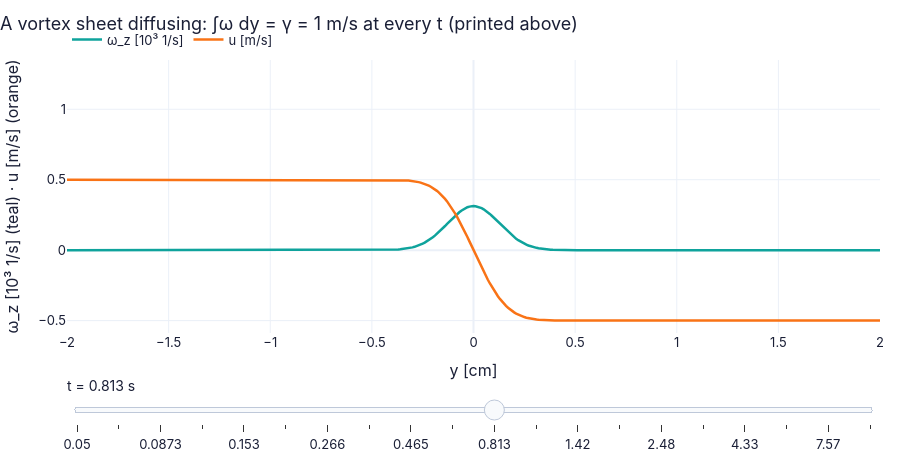

Notebook cell for this chart:
### Markdown cell above
**What does the code above do?**

1. The closed form for three times: the total ∫ω dy = 1.000000 m/s = γ every time; the peak falls as $1/\sqrt t$ —
   892.1, 282.1 and 89.2 s⁻¹; far away the velocity is ∓γ/2 = ∓0.5 m/s.
2. An independent finite-difference (FTCS) solution of the same diffusion equation, started from the exact profile at
   0.1 s, agrees with the exact profile at 1 s to about 10⁻⁵ of the peak (8×10⁻⁶ on the full grid; 3×10⁻⁵ on the
   coarser grid of a FAST run).

### Code cell
ys = np.linspace(-0.02, 0.02, 401)                                   # ±2 cm [m]


def sheet(t):                                                        # time [s] → the two profiles
    u, w = ch05.diffusing_vortex_sheet(ys, t, 1.0, 1e-6)             # γ = 1 m/s, ν = 1e-6 m²/s
    return {"ω_z [10³ 1/s]": (ys*100, w/1e3), "u [m/s]": (ys*100, u)}   # y in cm on the x-axis


fig = slider_figure(sheet, "t", np.geomspace(0.05, 10, 20 if not FAST else 10), unit="s", xlabel="y [cm]",  # precompute every slider position
                    ylabel="ω_z [10³ 1/s] (teal) · u [m/s] (orange)",
                    title="A vortex sheet diffusing: ∫ω dy = γ = 1 m/s at every t (printed above)")  # the message of the figure
recolor(fig, {"ω_z [10³ 1/s]": COLORS["teal"], "u [m/s]": COLORS["orange"]})                        # house colours by trace name
fig.show()                                                                                          # draw it (works on the web page too)

### Figure 1 — Plotly figure (JSON) as saved in the notebook; plotly's stock layout.template omitted (floating-point values rounded to 4 significant figures; data arrays with more than 128 entries replaced by an {"elided": "..."} marker saying what was removed)
{"data": [{"hovertemplate": "ω_z [10³ 1/s]: %{y:.4g}<extra>t = 0.05 s</extra>", "line": {"color": "#0fa39c", "width": 2.5}, "marker": {"color": "#0fa39c"}, "mode": "lines", "name": "ω_z [10³ 1/s]", "type": "scatter", "visible": false, "x": {"elided": "401 float values"}, "y": {"elided": "401 float values"}}, {"hovertemplate": "u [m/s]: %{y:.4g}<extra>t = 0.05 s</extra>", "line": {"color": "#f97316", "width": 2.5}, "marker": {"color": "#f97316"}, "mode": "lines", "name": "u [m/s]", "type": "scatter", "visible": false, "x": {"elided": "401 float values"}, "y": {"elided": "401 float values"}}, {"hovertemplate": "ω_z [10³ 1/s]: %{y:.4g}<extra>t = 0.0661 s</extra>", "line": {"color": "#0fa39c", "width": 2.5}, "marker": {"color": "#0fa39c"}, "mode": "lines", "name": "ω_z [10³ 1/s]", "type": "scatter", "visible": false, "x": {"elided": "401 float values"}, "y": {"elided": "401 float values"}}, {"hovertemplate": "u [m/s]: %{y:.4g}<extra>t = 0.0661 s</extra>", "line": {"color": "#f97316", "width": 2.5}, "marker": {"color": "#f97316"}, "mode": "lines", "name": "u [m/s]", "type": "scatter", "visible": false, "x": {"elided": "401 float values"}, "y": {"elided": "401 float values"}}, {"hovertemplate": "ω_z [10³ 1/s]: %{y:.4g}<extra>t = 0.0873 s</extra>", "line": {"color": "#0fa39c", "width": 2.5}, "marker": {"color": "#0fa39c"}, "mode": "lines", "name": "ω_z [10³ 1/s]", "type": "scatter", "visible": false, "x": {"elided": "401 float values"}, "y": {"elided": "401 float values"}}, {"hovertemplate": "u [m/s]: %{y:.4g}<extra>t = 0.0873 s</extra>", "line": {"color": "#f97316", "width": 2.5}, "marker": {"color": "#f97316"}, "mode": "lines", "name": "u [m/s]", "type": "scatter", "visible": false, "x": {"elided": "401 float values"}, "y": {"elided": "401 float values"}}, {"hovertemplate": "ω_z [10³ 1/s]: %{y:.4g}<extra>t = 0.115 s</extra>", "line": {"color": "#0fa39c", "width": 2.5}, "marker": {"color": "#0fa39c"}, "mode": "lines", "name": "ω_z [10³ 1/s]", "type": "scatter", "visible": false, "x": {"elided": "401 float values"}, "y": {"elided": "401 float values"}}, {"hovertemplate": "u [m/s]: %{y:.4g}<extra>t = 0.115 s</extra>", "line": {"color": "#f97316", "width": 2.5}, "marker": {"color": "#f97316"}, "mode": "lines", "name": "u [m/s]", "type": "scatter", "visible": false, "x": {"elided": "401 float values"}, "y": {"elided": "401 float values"}}, {"hovertemplate": "ω_z [10³ 1/s]: %{y:.4g}<extra>t = 0.153 s</extra>", "line": {"color": "#0fa39c", "width": 2.5}, "marker": {"color": "#0fa39c"}, "mode": "lines", "name": "ω_z [10³ 1/s]", "type": "scatter", "visible": false, "x": {"elided": "401 float values"}, "y": {"elided": "401 float values"}}, {"hovertemplate": "u [m/s]: %{y:.4g}<extra>t = 0.153 s</extra>", "line": {"color": "#f97316", "width": 2.5}, "marker": {"color": "#f97316"}, "mode": "lines", "name": "u [m/s]", "type": "scatter", "visible": false, "x": {"elided": "401 float values"}, "y": {"elided": "401 float values"}}, {"hovertemplate": "ω_z [10³ 1/s]: %{y:.4g}<extra>t = 0.202 s</extra>", "line": {"color": "#0fa39c", "width": 2.5}, "marker": {"color": "#0fa39c"}, "mode": "lines", "name": "ω_z [10³ 1/s]", "type": "scatter", "visible": false, "x": {"elided": "401 float values"}, "y": {"elided": "401 float values"}}, {"hovertemplate": "u [m/s]: %{y:.4g}<extra>t = 0.202 s</extra>", "line": {"color": "#f97316", "width": 2.5}, "marker": {"color": "#f97316"}, "mode": "lines", "name": "u [m/s]", "type": "scatter", "visible": false, "x": {"elided": "401 float values"}, "y": {"elided": "401 float values"}}, {"hovertemplate": "ω_z [10³ 1/s]: %{y:.4g}<extra>t = 0.266 s</extra>", "line": {"color": "#0fa39c", "width": 2.5}, "marker": {"color": "#0fa39c"}, "mode": "lines", "name": "ω_z [10³ 1/s]", "type": "scatter", "visible": false, "x": {"elided": "401 float values"}, "y": {"elided": "401 float values"}}, {"hovertemplate": "u [m/s]: %{y:.4g}<extra>t = 0.266 s</extra>", "line": {"color": "#f97316", "width": 2.5}, "marker": {"color": "#f97316"}, "mode": "lines", "name": "u [m/s]", "type": "scatter", "visible": false, "x": {"elided": "401 float values"}, "y": {"elided": "401 float values"}}, {"hovertemplate": "ω_z [10³ 1/s]: %{y:.4g}<extra>t = 0.352 s</extra>", "line": {"color": "#0fa39c", "width": 2.5}, "marker": {"color": "#0fa39c"}, "mode": "lines", "name": "ω_z [10³ 1/s]", "type": "scatter", "visible": false, "x": {"elided": "401 float values"}, "y": {"elided": "401 float values"}}, {"hovertemplate": "u [m/s]: %{y:.4g}<extra>t = 0.352 s</extra>", "line": {"color": "#f97316", "width": 2.5}, "marker": {"color": "#f97316"}, "mode": "lines", "name": "u [m/s]", "type": "scatter", "visible": false, "x": {"elided": "401 float values"}, "y": {"elided": "401 float values"}}, {"hovertemplate": "ω_z [10³ 1/s]: %{y:.4g}<extra>t = 0.465 s</extra>", "line": {"color": "#0fa39c", "width": 2.5}, "marker": {"color": "#0fa39c"}, "mode": "lines", "name": "ω_z [10³ 1/s]", "type": "scatter", "visible": false, "x": {"elided": "401 float values"}, "y": {"elided": "401 float values"}}, {"hovertemplate": "u [m/s]: %{y:.4g}<extra>t = 0.465 s</extra>", "line": {"color": "#f97316", "width": 2.5}, "marker": {"color": "#f97316"}, "mode": "lines", "name": "u [m/s]", "type": "scatter", "visible": false, "x": {"elided": "401 float values"}, "y": {"elided": "401 float values"}}, {"hovertemplate": "ω_z [10³ 1/s]: %{y:.4g}<extra>t = 0.615 s</extra>", "line": {"color": "#0fa39c", "width": 2.5}, "marker": {"color": "#0fa39c"}, "mode": "lines", "name": "ω_z [10³ 1/s]", "type": "scatter", "visible": false, "x": {"elided": "401 float values"}, "y": {"elided": "401 float values"}}, {"hovertemplate": "u [m/s]: %{y:.4g}<extra>t = 0.615 s</extra>", "line": {"color": "#f97316", "width": 2.5}, "marker": {"color": "#f97316"}, "mode": "lines", "name": "u [m/s]", "type": "scatter", "visible": false, "x": {"elided": "401 float values"}, "y": {"elided": "401 float values"}}, {"hovertemplate": "ω_z [10³ 1/s]: %{y:.4g}<extra>t = 0.813 s</extra>", "line": {"color": "#0fa39c", "width": 2.5}, "marker": {"color": "#0fa39c"}, "mode": "lines", "name": "ω_z [10³ 1/s]", "type": "scatter", "visible": true, "x": {"elided": "401 float values"}, "y": {"elided": "401 float values"}}, {"hovertemplate": "u [m/s]: %{y:.4g}<extra>t = 0.813 s</extra>", "line": {"color": "#f97316", "width": 2.5}, "marker": {"color": "#f97316"}, "mode": "lines", "name": "u [m/s]", "type": "scatter", "visible": true, "x": {"elided": "401 float values"}, "y": {"elided": "401 float values"}}, {"hovertemplate": "ω_z [10³ 1/s]: %{y:.4g}<extra>t = 1.07 s</extra>", "line": {"color": "#0fa39c", "width": 2.5}, "marker": {"color": "#0fa39c"}, "mode": "lines", "name": "ω_z [10³ 1/s]", "type": "scatter", "visible": false, "x": {"elided": "401 float values"}, "y": {"elided": "401 float values"}}, {"hovertemplate": "u [m/s]: %{y:.4g}<extra>t = 1.07 s</extra>", "line": {"color": "#f97316", "width": 2.5}, "marker": {"color": "#f97316"}, "mode": "lines", "name": "u [m/s]", "type": "scatter", "visible": false, "x": {"elided": "401 float values"}, "y": {"elided": "401 float values"}}, {"hovertemplate": "ω_z [10³ 1/s]: %{y:.4g}<extra>t = 1.42 s</extra>", "line": {"color": "#0fa39c", "width": 2.5}, "marker": {"color": "#0fa39c"}, "mode": "lines", "name": "ω_z [10³ 1/s]", "type": "scatter", "visible": false, "x": {"elided": "401 float values"}, "y": {"elided": "401 float values"}}, {"hovertemplate": "u [m/s]: %{y:.4g}<extra>t = 1.42 s</extra>", "line": {"color": "#f97316", "width": 2.5}, "marker": {"color": "#f97316"}, "mode": "lines", "name": "u [m/s]", "type": "scatter", "visible": false, "x": {"elided": "401 float values"}, "y": {"elided": "401 float values"}}, {"hovertemplate": "ω_z [10³ 1/s]: %{y:.4g}<extra>t = 1.88 s</extra>", "line": {"color": "#0fa39c", "width": 2.5}, "marker": {"color": "#0fa39c"}, "mode": "lines", "name": "ω_z [10³ 1/s]", "type": "scatter", "visible": false, "x": {"elided": "401 float values"}, "y": {"elided": "401 float values"}}, {"hovertemplate": "u [m/s]: %{y:.4g}<extra>t = 1.88 s</extra>", "line": {"color": "#f97316", "width": 2.5}, "marker": {"color": "#f97316"}, "mode": "lines", "name": "u [m/s]", "type": "scatter", "visible": false, "x": {"elided": "401 float values"}, "y": {"elided": "401 float values"}}, {"hovertemplate": "ω_z [10³ 1/s]: %{y:.4g}<extra>t = 2.48 s</extra>", "line": {"color": "#0fa39c", "width": 2.5}, "marker": {"color": "#0fa39c"}, "mode": "lines", "name": "ω_z [10³ 1/s]", "type": "scatter", "visible": false, "x": {"elided": "401 float values"}, "y": {"elided": "401 float values"}}, {"hovertemplate": "u [m/s]: %{y:.4g}<extra>t = 2.48 s</extra>", "line": {"color": "#f97316", "width": 2.5}, "marker": {"color": "#f97316"}, "mode": "lines", "name": "u [m/s]", "type": "scatter", "visible": false, "x": {"elided": "401 float values"}, "y": {"elided": "401 float values"}}, {"hovertemplate": "ω_z [10³ 1/s]: %{y:.4g}<extra>t = 3.28 s</extra>", "line": {"color": "#0fa39c", "width": 2.5}, "marker": {"color": "#0fa39c"}, "mode": "lines", "name": "ω_z [10³ 1/s]", "type": "scatter", "visible": false, "x": {"elided": "401 float values"}, "y": {"elided": "401 float values"}}, {"hovertemplate": "u [m/s]: %{y:.4g}<extra>t = 3.28 s</extra>", "line": {"color": "#f97316", "width": 2.5}, "marker": {"color": "#f97316"}, "mode": "lines", "name": "u [m/s]", "type": "scatter", "visible": false, "x": {"elided": "401 float values"}, "y": {"elided": "401 float values"}}, {"hovertemplate": "ω_z [10³ 1/s]: %{y:.4g}<extra>t = 4.33 s</extra>", "line": {"color": "#0fa39c", "width": 2.5}, "marker": {"color": "#0fa39c"}, "mode": "lines", "name": "ω_z [10³ 1/s]", "type": "scatter", "visible": false, "x": {"elided": "401 float values"}, "y": {"elided": "401 float values"}}, {"hovertemplate": "u [m/s]: %{y:.4g}<extra>t = 4.33 s</extra>", "line": {"color": "#f97316", "width": 2.5}, "marker": {"color": "#f97316"}, "mode": "lines", "name": "u [m/s]", "type": "scatter", "visible": false, "x": {"elided": "401 float values"}, "y": {"elided": "401 float values"}}, {"hovertemplate": "ω_z [10³ 1/s]: %{y:.4g}<extra>t = 5.73 s</extra>", "line": {"color": "#0fa39c", "width": 2.5}, "marker": {"color": "#0fa39c"}, "mode": "lines", "name": "ω_z [10³ 1/s]", "type": "scatter", "visible": false, "x": {"elided": "401 float values"}, "y": {"elided": "401 float values"}}, {"hovertemplate": "u [m/s]: %{y:.4g}<extra>t = 5.73 s</extra>", "line": {"color": "#f97316", "width": 2.5}, "marker": {"color": "#f97316"}, "mode": "lines", "name": "u [m/s]", "type": "scatter", "visible": false, "x": {"elided": "401 float values"}, "y": {"elided": "401 float values"}}, {"hovertemplate": "ω_z [10³ 1/s]: %{y:.4g}<extra>t = 7.57 s</extra>", "line": {"color": "#0fa39c", "width": 2.5}, "marker": {"color": "#0fa39c"}, "mode": "lines", "name": "ω_z [10³ 1/s]", "type": "scatter", "visible": false, "x": {"elided": "401 float values"}, "y": {"elided": "401 float values"}}, {"hovertemplate": "u [m/s]: %{y:.4g}<extra>t = 7.57 s</extra>", "line": {"color": "#f97316", "width": 2.5}, "marker": {"color": "#f97316"}, "mode": "lines", "name": "u [m/s]", "type": "scatter", "visible": false, "x": {"elided": "401 float values"}, "y": {"elided": "401 float values"}}, {"hovertemplate": "ω_z [10³ 1/s]: %{y:.4g}<extra>t = 10 s</extra>", "line": {"color": "#0fa39c", "width": 2.5}, "marker": {"color": "#0fa39c"}, "mode": "lines", "name": "ω_z [10³ 1/s]", "type": "scatter", "visible": false, "x": {"elided": "401 float values"}, "y": {"elided": "401 float values"}}, {"hovertemplate": "u [m/s]: %{y:.4g}<extra>t = 10 s</extra>", "line": {"color": "#f97316", "width": 2.5}, "marker": {"color": "#f97316"}, "mode": "lines", "name": "u [m/s]", "type": "scatter", "visible": false, "x": {"elided": "401 float values"}, "y": {"elided": "401 float values"}}], "layout": {"colorway": ["#6c5ce7", "#0fa39c", "#f97316", "#2563eb", "#e11d6a", "#d97706"], "font": {"color": "#1a1f36", "family": "Inter, -apple-system, Segoe UI, Roboto, sans-serif", "size": 13}, "height": 460, "hovermode": "x unified", "legend": {"orientation": "h", "x": 0, "xanchor": "left", "y": 1.02, "yanchor": "bottom"}, "margin": {"b": 90, "l": 60, "r": 20, "t": 60}, "sliders": [{"active": 10, "currentvalue": {"font": {"size": 14}, "prefix": "t = ", "suffix": " s"}, "pad": {"t": 40}, "steps": [{"args": [{"visible": [true, true, false, false, false, false, false, false, false, false, false, false, false, false, false, false, false, false, false, false, false, false, false, false, false, false, false, false, false, false, false, false, false, false, false, false, false, false, false, false]}], "label": "0.05", "method": "update"}, {"args": [{"visible": [false, false, true, true, false, false, false, false, false, false, false, false, false, false, false, false, false, false, false, false, false, false, false, false, false, false, false, false, false, false, false, false, false, false, false, false, false, false, false, false]}], "label": "0.0661", "method": "update"}, {"args": [{"visible": [false, false, false, false, true, true, false, false, false, false, false, false, false, false, false, false, false, false, false, false, false, false, false, false, false, false, false, false, false, false, false, false, false, false, false, false, false, false, false, false]}], "label": "0.0873", "method": "update"}, {"args": [{"visible": [false, false, false, false, false, false, true, true, false, false, false, false, false, false, false, false, false, false, false, false, false, false, false, false, false, false, false, false, false, false, false, false, false, false, false, false, false, false, false, false]}], "label": "0.115", "method": "update"}, {"args": [{"visible": [false, false, false, false, false, false, false, false, true, true, false, false, false, false, false, false, false, false, false, false, false, false, false, false, false, false, false, false, false, false, false, false, false, false, false, false, false, false, false, false]}], "label": "0.153", "method": "update"}, {"args": [{"visible": [false, false, false, false, false, false, false, false, false, false, true, true, false, false, false, false, false, false, false, false, false, false, false, false, false, false, false, false, false, false, false, false, false, false, false, false, false, false, false, false]}], "label": "0.202", "method": "update"}, {"args": [{"visible": [false, false, false, false, false, false, false, false, false, false, false, false, true, true, false, false, false, false, false, false, false, false, false, false, false, false, false, false, false, false, false, false, false, false, false, false, false, false, false, false]}], "label": "0.266", "method": "update"}, {"args": [{"visible": [false, false, false, false, false, false, false, false, false, false, false, false, false, false, true, true, false, false, false, false, false, false, false, false, false, false, false, false, false, false, false, false, false, false, false, false, false, false, false, false]}], "label": "0.352", "method": "update"}, {"args": [{"visible": [false, false, false, false, false, false, false, false, false, false, false, false, false, false, false, false, true, true, false, false, false, false, false, false, false, false, false, false, false, false, false, false, false, false, false, false, false, false, false, false]}], "label": "0.465", "method": "update"}, {"args": [{"visible": [false, false, false, false, false, false, false, false, false, false, false, false, false, false, false, false, false, false, true, true, false, false, false, false, false, false, false, false, false, false, false, false, false, false, false, false, false, false, false, false]}], "label": "0.615", "method": "update"}, {"args": [{"visible": [false, false, false, false, false, false, false, false, false, false, false, false, false, false, false, false, false, false, false, false, true, true, false, false, false, false, false, false, false, false, false, false, false, false, false, false, false, false, false, false]}], "label": "0.813", "method": "update"}, {"args": [{"visible": [false, false, false, false, false, false, false, false, false, false, false, false, false, false, false, false, false, false, false, false, false, false, true, true, false, false, false, false, false, false, false, false, false, false, false, false, false, false, false, false]}], "label": "1.07", "method": "update"}, {"args": [{"visible": [false, false, false, false, false, false, false, false, false, false, false, false, false, false, false, false, false, false, false, false, false, false, false, false, true, true, false, false, false, false, false, false, false, false, false, false, false, false, false, false]}], "label": "1.42", "method": "update"}, {"args": [{"visible": [false, false, false, false, false, false, false, false, false, false, false, false, false, false, false, false, false, false, false, false, false, false, false, false, false, false, true, true, false, false, false, false, false, false, false, false, false, false, false, false]}], "label": "1.88", "method": "update"}, {"args": [{"visible": [false, false, false, false, false, false, false, false, false, false, false, false, false, false, false, false, false, false, false, false, false, false, false, false, false, false, false, false, true, true, false, false, false, false, false, false, false, false, false, false]}], "label": "2.48", "method": "update"}, {"args": [{"visible": [false, false, false, false, false, false, false, false, false, false, false, false, false, false, false, false, false, false, false, false, false, false, false, false, false, false, false, false, false, false, true, true, false, false, false, false, false, false, false, false]}], "label": "3.28", "method": "update"}, {"args": [{"visible": [false, false, false, false, false, false, false, false, false, false, false, false, false, false, false, false, false, false, false, false, false, false, false, false, false, false, false, false, false, false, false, false, true, true, false, false, false, false, false, false]}], "label": "4.33", "method": "update"}, {"args": [{"visible": [false, false, false, false, false, false, false, false, false, false, false, false, false, false, false, false, false, false, false, false, false, false, false, false, false, false, false, false, false, false, false, false, false, false, true, true, false, false, false, false]}], "label": "5.73", "method": "update"}, {"args": [{"visible": [false, false, false, false, false, false, false, false, false, false, false, false, false, false, false, false, false, false, false, false, false, false, false, false, false, false, false, false, false, false, false, false, false, false, false, false, true, true, false, false]}], "label": "7.57", "method": "update"}, {"args": [{"visible": [false, false, false, false, false, false, false, false, false, false, false, false, false, false, false, false, false, false, false, false, false, false, false, false, false, false, false, false, false, false, false, false, false, false, false, false, false, false, true, true]}], "label": "10", "method": "update"}]}], "title": {"text": "A vortex sheet diffusing: ∫ω dy = γ = 1 m/s at every t (printed above)", "x": 0}, "xaxis": {"range": [-2.0, 2.0], "title": {"text": "y [cm]"}}, "yaxis": {"range": [-0.5881, 1.35], "title": {"text": "ω_z [10³ 1/s] (teal) · u [m/s] (orange)"}}}}
